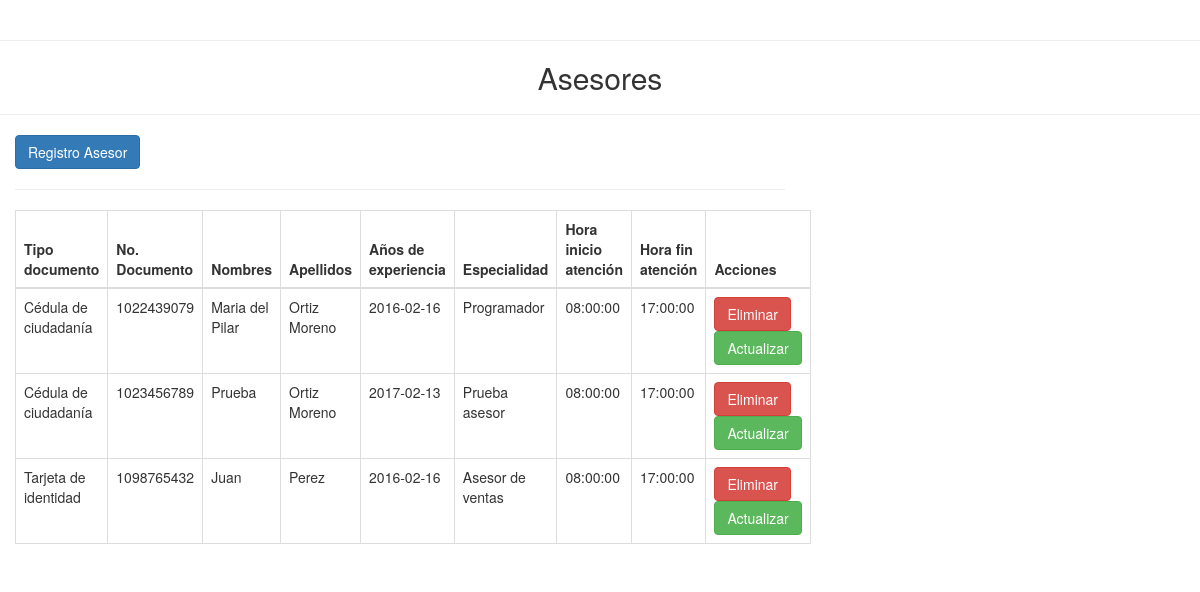
Screenshot of /Modulos/Asesores.php with the database file from the repository.
### tables this page shows
CREATE TABLE `usuarios` (
  `Documento` int(11) NOT NULL,
  `Nombres` varchar(45) NOT NULL,
  `Apellidos` varchar(45) NOT NULL,
  `Id_Tipo_Documento` int(11) NOT NULL
);

CREATE TABLE `tipo_documento` (
  `Id` int(11) NOT NULL,
  `Tipo_documento` varchar(45) NOT NULL
);

CREATE TABLE `asesores` (
  `Id` int(11) NOT NULL,
  `Id_Usuario` int(11) NOT NULL,
  `Fecha_vinculacion` date NOT NULL,
  `Especialidad` varchar(45) NOT NULL,
  `Inicio_atencion` time NOT NULL,
  `Fin_atencion` time NOT NULL
);

### Modulos/Asesores.php (the view, shortened to what this page needs)
<!Doctype html>
<html lang="es">
	<head>
		<link rel="stylesheet" type="text/css" href="../Boostrap/css/bootstrap.min.css">
	</head>
	<br/>
	<body>
		<hr>
		<h2 style="text-align: center;">Asesores</h2>
		<hr>
		<div class="container-fluid">
			<div class="row justify-content-between" >
				<div class="col-md-8">
					<button type="button" class="btn btn-primary" data-toggle="modal" data-target="#myModal">Registro Asesor</button>
					<hr>
					<table class="table table-bordered">
						<thead>
							<tr>
								<th>Tipo documento</th>
								<th>No. Documento</th>
								<th>Nombres</th>
								<th>Apellidos</th>
								<th>Años de experiencia</th>
								<th>Especialidad</th>
								<th>Hora inicio atención</th>
								<th>Hora fin atención</th>
								<th>Acciones</th>
							</tr>
						</thead>
						<tbody>
							<?php
								require_once "../php/Conexion.php";
								$query = "select usuarios.Documento,usuarios.Nombres,usuarios.Apellidos,asesores.fecha_vinculacion,asesores.Especialidad,asesores.Inicio_atencion,asesores.Fin_atencion, Tipo_documento.tipo_documento from usuarios inner join asesores on usuarios.documento = asesores.id_usuario inner join tipo_documento on usuarios.Id_Tipo_Documento = tipo_documento.Id";
								$results_tasks = mysqli_query($mysqli, $query);
								while($row = mysqli_fetch_assoc($results_tasks)) {
							?>
							<tr>
								<td><?php echo $row['tipo_documento']; ?></td>
								<td><?php echo $row['Documento']; ?></td>
								<td><?php echo $row['Nombres']; ?></td>
								<td><?php echo $row['Apellidos']; ?></td>
								<td><?php echo $row['fecha_vinculacion']; ?></td>
								<td><?php echo $row['Especialidad']; ?></td>
								<td><?php echo $row['Inicio_atencion']; ?></td>
								<td><?php echo $row['Fin_atencion']; ?></td>
								<td>
									<a href="../Crud/EliminarAsesor.php?Documento=<?php echo $row['Documento']?>" class="btn btn-danger">Eliminar</a>
									<a href="../Crud/ActualizarAsesor.php?Documento=<?php echo $row['Documento']?>" class="btn btn-success">Actualizar</a>
								</td>
							</tr>
							<?php
							}
							 ?>
						</tbody>
					</table>
				</div>
			</div>
		</div>
	</body>
</html>

### rows the page displays
usuarios: Id_Tipo_Documento.Tipo_documento "Cédula de ciudadanía", Documento "1022439079", Nombres "Maria del Pilar", Apellidos "Ortiz Moreno", asesores.Fecha_vinculacion "2016-02-16", asesores.Especialidad "Programador", asesores.Inicio_atencion "08:00:00", asesores.Fin_atencion "17:00:00"
usuarios: Id_Tipo_Documento.Tipo_documento "Cédula de ciudadanía", Documento "1023456789", Nombres "Prueba", Apellidos "Ortiz Moreno", asesores.Fecha_vinculacion "2017-02-13", asesores.Especialidad "Prueba asesor", asesores.Inicio_atencion "08:00:00", asesores.Fin_atencion "17:00:00"
usuarios: Id_Tipo_Documento.Tipo_documento "Tarjeta de identidad", Documento "1098765432", Nombres "Juan", Apellidos "Perez", asesores.Fecha_vinculacion "2016-02-16", asesores.Especialidad "Asesor de ventas", asesores.Inicio_atencion "08:00:00", asesores.Fin_atencion "17:00:00"
